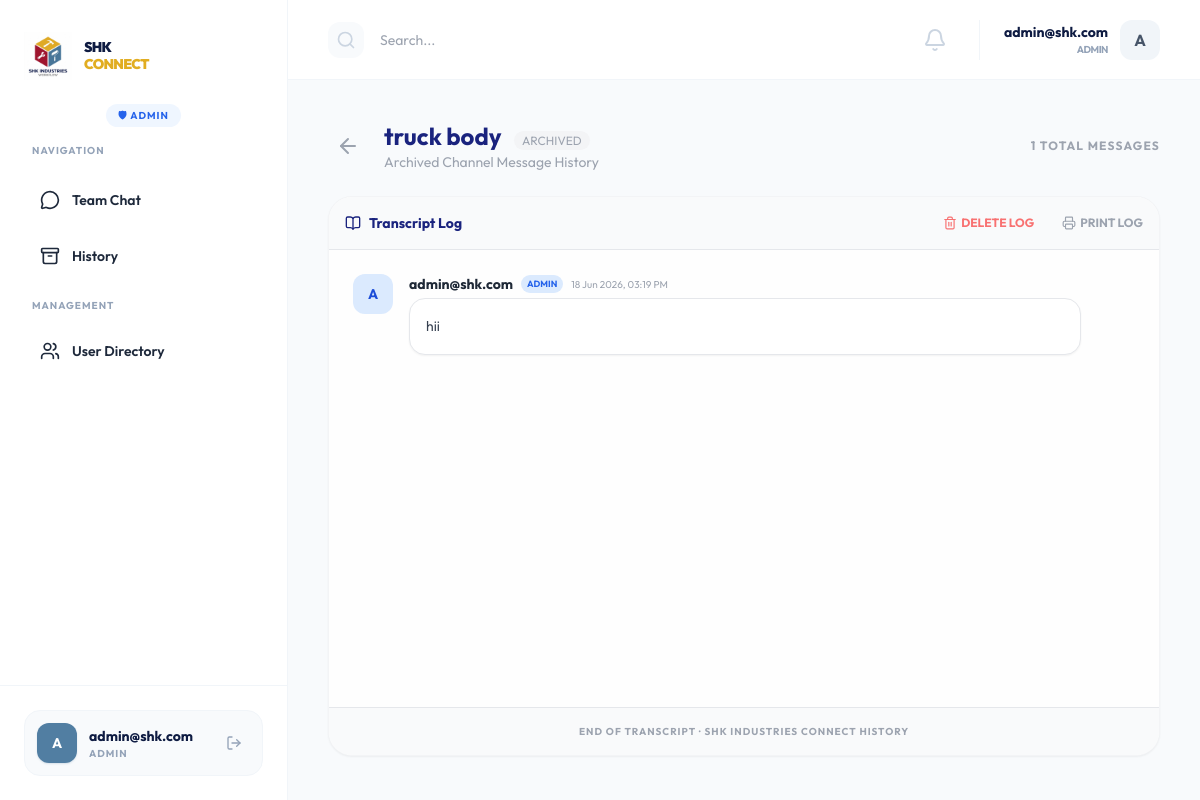
/admin/history_groups/1 (signed in), run on an earlier commit of the app's database.
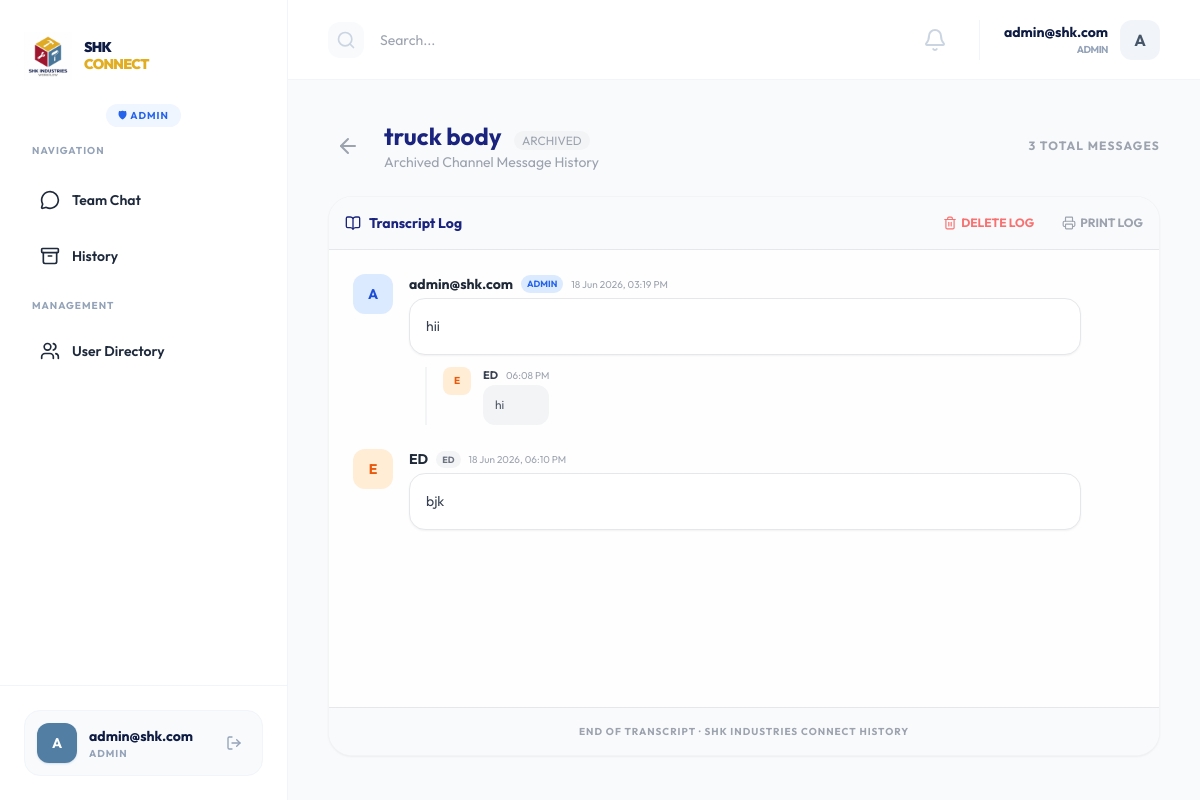
And on a later commit of the database.
### models.py (models this page shows, shortened)
class User(db.Model, UserMixin):
    __tablename__ = 'users'
    id = db.Column(db.Integer, primary_key=True)
    username = db.Column(db.String(100), unique=True, nullable=False)
    email = db.Column(db.String(120), unique=True, nullable=False)
    password_hash = db.Column(db.String(255), nullable=False)
    first_name = db.Column(db.String(100))
    last_name = db.Column(db.String(100))
    role_id = db.Column(db.Integer, db.ForeignKey('roles.id'))
    is_active = db.Column(db.Boolean, default=True)
    created_at = db.Column(db.DateTime, default=datetime.utcnow)
    role = db.relationship('Role', backref=db.backref('users', lazy=True))
    messages_sent = db.relationship('Message', foreign_keys='Message.user_id', backref='author', lazy=True)
    messages_received = db.relationship('Message', foreign_keys='Message.recipient_id', backref='recipient', lazy=True)
    groups = db.relationship('Group', secondary=group_members, backref=db.backref('members', lazy='dynamic'))

class Role(db.Model):
    __tablename__ = 'roles'
    id = db.Column(db.Integer, primary_key=True)
    name = db.Column(db.String(50), unique=True, nullable=False)
    description = db.Column(db.String(200))

class Group(db.Model):
    __tablename__ = 'groups'
    id = db.Column(db.Integer, primary_key=True)
    name = db.Column(db.String(100), nullable=False)
    description = db.Column(db.String(255))
    avatar_url = db.Column(db.Text) # Changed from String(255) to Text for Base64 support
    invite_code = db.Column(db.String(10), unique=True)
    is_archived = db.Column(db.Boolean, default=False)
    created_by = db.Column(db.Integer, db.ForeignKey('users.id'))
    created_at = db.Column(db.DateTime, default=datetime.utcnow)
    creator = db.relationship('User', foreign_keys=[created_by], backref='groups_created')
    messages = db.relationship('Message', backref='group', lazy=True, cascade="all, delete-orphan")

class Message(db.Model):
    __tablename__ = 'messages'
    id = db.Column(db.Integer, primary_key=True)
    content = db.Column(db.Text, nullable=False)
    user_id = db.Column(db.Integer, db.ForeignKey('users.id'))
    group_id = db.Column(db.Integer, db.ForeignKey('groups.id'), nullable=True, index=True)
    recipient_id = db.Column(db.Integer, db.ForeignKey('users.id'), nullable=True)
    parent_id = db.Column(db.Integer, db.ForeignKey('messages.id'), nullable=True)
    is_pinned = db.Column(db.Boolean, default=False)
    timestamp = db.Column(db.DateTime, default=datetime.utcnow, index=True)
    message_type = db.Column(db.String(20), default='text') # text, file
    file_url = db.Column(db.Text) # Changed from String(255) to Text for Base64 support
    replies = db.relationship('Message', backref=db.backref('parent', remote_side=[id]), lazy=True, cascade="all, delete-orphan")

### admin_routes.py (the view)
@admin_bp.route('/history_groups/<int:group_id>')
@login_required
def history_detail(group_id):
    group = Group.query.get_or_404(group_id)
    role_name = current_user.role.name if current_user.role else 'Member'
    if role_name not in ['Admin', 'Owner'] and current_user not in group.members:
        flash('Access denied.', 'danger')
        return redirect(url_for('admin.history'))
    return render_template('admin/history_detail.html',
                           title=f"History: {group.name}",
                           group=group)

### templates/admin/history_detail.html
{% extends "base.html" %}
{% block content %}
<div class="flex-1 overflow-y-auto p-4 lg:p-10 pb-24 lg:pb-10 space-y-6">
  <header class="flex justify-between items-center">
    <div class="flex items-center gap-4">
      <a href="{{ url_for('admin.history') }}" class="p-2 hover:bg-gray-100 rounded-xl transition text-gray-400">
        <i data-lucide="arrow-left"></i>
      </a>
      <div>
        <h2 class="text-2xl font-bold text-[#1A237E]">{{ group.name }} <span class="text-xs font-normal bg-gray-100 text-gray-400 px-2 py-0.5 rounded-full ml-2">ARCHIVED</span></h2>
        <p class="text-gray-400 text-sm">Archived Channel Message History</p>
      </div>
    </div>
    <div class="flex items-center gap-3">
        <span class="text-xs font-bold text-gray-400 uppercase tracking-widest">
            {{ group.messages|length }} Total Messages
        </span>
    </div>
  </header>
  <div class="bg-white rounded-3xl shadow-sm border border-gray-100 overflow-hidden flex flex-col h-[70vh]">
    <div class="p-4 border-b bg-gray-50 flex items-center justify-between">
        <div class="flex items-center gap-2">
            <i data-lucide="book-open" class="w-4 h-4 text-[#1A237E]"></i>
            <span class="text-sm font-bold text-[#1A237E]">Transcript Log</span>
        </div>
        <div class="flex items-center gap-3">
            {% if current_user.role.name in ['Admin', 'Owner', 'ED'] %}
            <a href="{{ url_for('admin.delete_group', group_id=group.id) }}"
               onclick="return confirm('Permanently delete this history log?')"
               class="text-xs font-bold text-red-400 hover:text-red-600 flex items-center gap-1 mr-4">
                <i data-lucide="trash-2" class="w-3.5 h-3.5"></i> DELETE LOG
            </a>
            {% endif %}
            <button onclick="window.print()" class="text-xs font-bold text-gray-400 hover:text-[#1A237E] flex items-center gap-1">
                <i data-lucide="printer" class="w-3.5 h-3.5"></i> PRINT LOG
            </button>
        </div>
    </div>
    <div class="flex-1 overflow-y-auto p-6 space-y-6 bg-gray-50/20">
      {% for msg in group.messages %}
      {% if not msg.parent_id %}
      <div class="flex items-start gap-4">
        {% set r = msg.author.role.name if msg.author and msg.author.role else 'Member' %}
        <div class="w-10 h-10 rounded-xl flex-shrink-0 flex items-center justify-center font-bold text-sm
                    {% if r=='Admin' %}bg-blue-100 text-blue-700{% elif r=='Owner' %}bg-purple-100 text-purple-700{% else %}bg-orange-100 text-orange-600{% endif %}">
          {{ msg.author.username[0].upper() if msg.author else '?' }}
        </div>
        <div class="flex-1 min-w-0">
          <div class="flex items-center gap-2 mb-1">
            <span class="text-sm font-bold text-gray-800">{{ msg.author.username if msg.author else 'Unknown' }}</span>
            <span class="text-[9px] font-bold px-1.5 py-0.5 rounded-full uppercase
                        {% if r=='Admin' %}bg-blue-100 text-blue-600{% elif r=='Owner' %}bg-purple-100 text-purple-600{% else %}bg-gray-100 text-gray-500{% endif %}">{{ r }}</span>
            <span class="text-[10px] text-gray-400">{{ msg.timestamp.strftime('%d %b %Y, %I:%M %p') }}</span>
          </div>
          {% if msg.message_type == 'file' and msg.file_url %}
            <div class="mt-2 p-3 rounded-2xl border bg-white shadow-sm flex items-center gap-3 max-w-sm">
                <div class="w-10 h-10 rounded-xl bg-blue-50 flex items-center justify-center">
                    <i data-lucide="file" class="w-5 h-5 text-[#1A237E]"></i>
                </div>
                <div class="min-w-0">
                    <p class="text-xs font-bold text-gray-800 truncate">{{ msg.content }}</p>
                    <a href="{{ msg.file_url }}" target="_blank" class="text-[10px] text-blue-500 hover:underline font-bold">VIEW ATTACHMENT</a>
                </div>
            </div>
          {% else %}
            <div class="p-4 rounded-2xl bg-white border text-sm text-gray-700 shadow-sm leading-relaxed max-w-2xl">
              {{ msg.content }}
            </div>
          {% endif %}
          {% if msg.replies %}
          <div class="mt-3 ml-4 border-l-2 border-gray-100 pl-4 space-y-4">
            {% for rep in msg.replies %}
            <div class="flex items-start gap-3">
              {% set rr = rep.author.role.name if rep.author and rep.author.role else 'Member' %}
              <div class="w-7 h-7 rounded-lg flex-shrink-0 flex items-center justify-center font-bold text-[10px]
                          {% if rr=='Admin' %}bg-blue-100 text-blue-700{% elif rr=='Owner' %}bg-purple-100 text-purple-700{% else %}bg-orange-100 text-orange-600{% endif %}">
                {{ rep.author.username[0].upper() if rep.author else '?' }}
              </div>
              <div>
                <div class="flex items-center gap-2 mb-0.5">
                  <span class="text-[11px] font-bold text-gray-700">{{ rep.author.username }}</span>
                  <span class="text-[10px] text-gray-400">{{ rep.timestamp.strftime('%I:%M %p') }}</span>
                </div>
                <div class="p-3 rounded-xl bg-gray-100 text-xs text-gray-600 max-w-xl">{{ rep.content }}</div>
              </div>
            </div>
            {% endfor %}
          </div>
          {% endif %}
        </div>
      </div>
      {% endif %}
      {% else %}
      <div class="h-full flex flex-col items-center justify-center text-center opacity-40">
        <i data-lucide="inbox" class="w-12 h-12 mb-2"></i>
        <p class="font-bold">No messages found in this history log.</p>
      </div>
      {% endfor %}
    </div>
    <div class="p-4 bg-gray-50 border-t text-center">
        <p class="text-[10px] font-bold text-gray-400 uppercase tracking-widest">End of Transcript · SHK Industries Connect History</p>
    </div>
  </div>
</div>
{% endblock %}

### templates/base.html (shortened to what this page needs)
<!DOCTYPE html>
<html lang="en">
<head>
    <script src="https://cdn.tailwindcss.com"></script>
</head>
<body class="text-slate-800">
    <div class="app-shell flex overflow-hidden relative">
                {% set role = current_user.role.name if current_user.role else 'Member' %}
        <aside class="w-72 bg-white border-r border-slate-100 hidden lg:flex flex-col z-10">
            <div class="px-6 pt-8 pb-6 flex items-center gap-3">
                <div class="w-12 h-12 flex-shrink-0">
                    <img src="{{ url_for('static', filename='img/shk_logo.png') }}" alt="Logo" class="w-full h-full object-contain">
                </div>
                <div>
                    <h1 class="text-[14px] font-black text-shk-navy uppercase tracking-tighter leading-tight">
                        SHK <br><span class="text-shk-gold">CONNECT</span>
                    </h1>
                </div>
            </div>
            <div class="px-8 pb-4 flex justify-center">
                {% set role = current_user.role.name if current_user.role else 'Member' %}
                {% if role == 'Admin' %}
                    <span class="text-[10px] font-bold uppercase tracking-widest bg-blue-50 text-blue-600 px-3 py-1 rounded-full">🛡 Admin</span>
                {% elif role == 'Owner' %}
                    <span class="text-[10px] font-bold uppercase tracking-widest bg-purple-50 text-purple-600 px-3 py-1 rounded-full">👑 Owner</span>
                {% elif role == 'ED' %}
                    <span class="text-[10px] font-bold uppercase tracking-widest bg-rose-50 text-rose-600 px-3 py-1 rounded-full">👔 ED</span>
                {% elif role == 'Manager' %}
                    <span class="text-[10px] font-bold uppercase tracking-widest bg-amber-50 text-amber-600 px-3 py-1 rounded-full">💼 Manager</span>
                {% elif role == 'Accounts' %}
                    <span class="text-[10px] font-bold uppercase tracking-widest bg-indigo-50 text-indigo-600 px-3 py-1 rounded-full">🧾 Accounts</span>
                {% elif role == 'Staff' %}
                    <span class="text-[10px] font-bold uppercase tracking-widest bg-emerald-50 text-emerald-600 px-3 py-1 rounded-full">🛠 Staff</span>
                {% else %}
                    <span class="text-[10px] font-bold uppercase tracking-widest bg-slate-100 text-slate-500 px-3 py-1 rounded-full">👤 Member</span>
                {% endif %}
            </div>
            <div class="px-6 flex-1">
                <nav class="space-y-1">
                    <p class="text-[10px] font-bold text-slate-400 uppercase tracking-widest mb-4 px-2">Navigation</p>
                    <a href="/chat" class="nav-link flex items-center gap-3 p-4 rounded-2xl transition {% if '/chat' in request.path %}active{% endif %}">
                        <i data-lucide="message-circle" class="w-5 h-5"></i>
                        <span class="font-semibold text-sm">Team Chat</span>
                    </a>
                    <a href="/admin/history" class="nav-link flex items-center gap-3 p-4 rounded-2xl transition {% if request.path == '/admin/history' %}active{% endif %}">
                        <i data-lucide="archive" class="w-5 h-5"></i>
                        <span class="font-semibold text-sm">History</span>
                    </a>
                    {% if role == 'Admin' %}
                    <div class="pt-3">
                        <p class="text-[10px] font-bold text-slate-400 uppercase tracking-widest mb-3 px-2">Management</p>
                        <a href="/admin/users" class="nav-link flex items-center gap-3 p-4 rounded-2xl transition {% if request.path == '/admin/users' %}active{% endif %}">
                            <i data-lucide="users" class="w-5 h-5"></i>
                            <span class="font-semibold text-sm">User Directory</span>
                        </a>
                    </div>
                    {% endif %}
                </nav>
            </div>
            <div class="p-6 border-t border-slate-100 mt-auto">
                <div class="flex items-center justify-between p-3 rounded-2xl bg-slate-50 border border-slate-100 group transition-all duration-300">
                    <div class="flex items-center gap-3 min-w-0">
                        <div class="w-10 h-10 bg-shk-blue text-white rounded-xl flex items-center justify-center font-bold text-sm flex-shrink-0 shadow-sm shadow-shk-blue/20">
                            {{ current_user.username[0].upper() }}
                        </div>
                        <div class="overflow-hidden">
                            <p class="text-sm font-bold text-shk-navy truncate">{{ current_user.username }}</p>
                            <p class="text-[10px] text-slate-400 truncate uppercase tracking-widest font-bold">{{ current_user.role.name if current_user.role else 'Member' }}</p>
                        </div>
                    </div>
                    <a href="/logout"
                       class="p-2 text-slate-400 hover:text-shk-red hover:bg-rose-50 rounded-lg transition-all duration-200 flex-shrink-0"
                       title="Sign Out">
                        <i data-lucide="log-out" class="w-4 h-4"></i>
                    </a>
                </div>
            </div>
        </aside>
        <div class="flex-1 flex flex-col min-w-0 overflow-hidden relative">
            <header class="h-16 lg:h-20 bg-white border-b border-slate-100 flex items-center justify-between px-4 lg:px-10 flex-shrink-0">
                <div class="flex items-center gap-4">
                    <div class="bg-slate-50 p-2 rounded-xl hidden sm:block">
                        <i data-lucide="search" class="w-5 h-5 text-slate-300"></i>
                    </div>
                    <input type="text" placeholder="Search..." class="hidden sm:block bg-transparent border-none outline-none text-sm w-32 sm:w-64">
                </div>
                <div class="flex items-center gap-6">
                    <div class="relative">
                        <button id="notification-bell" class="relative p-2 text-slate-300 hover:text-shk-blue transition-colors focus:outline-none">
                            <i data-lucide="bell" class="w-6 h-6"></i>
                        </button>
                    </div>
                    <div class="hidden sm:flex items-center gap-3 pl-6 border-l border-slate-100">
                        <div class="text-right">
                            <p class="text-sm font-bold text-shk-navy">{{ current_user.username }}</p>
                            <p class="text-[10px] font-bold text-slate-400 uppercase tracking-tighter">{{ current_user.role.name if current_user.role else 'Employee' }}</p>
                        </div>
                        <div class="w-10 h-10 bg-slate-100 text-slate-600 rounded-xl flex items-center justify-center font-bold">
                            {{ current_user.username[0].upper() }}
                        </div>
                    </div>
                </div>
            </header>
            <main class="flex-1 min-h-0 flex flex-col bg-[#f8fafc] relative">
                {% block content %}{% endblock %}
            </main>
                {% set role = current_user.role.name if current_user.role else 'Member' %}
        </div>
    </div>
</body>
</html>

What changed in the data, as far as the page shows it:
added Message: author "E", author.username "ED", timestamp "06:08 PM", content "hi", shown under "A"
added Message: author "E", author "ED", timestamp "18 Jun 2026, 06:10 PM", content "bjk", shown under "truck body ARCHIVED"
now on this page (row unchanged): Role: name "ED"
Also different on the page:
{{ group.messages|length }}: "1" → "3"
